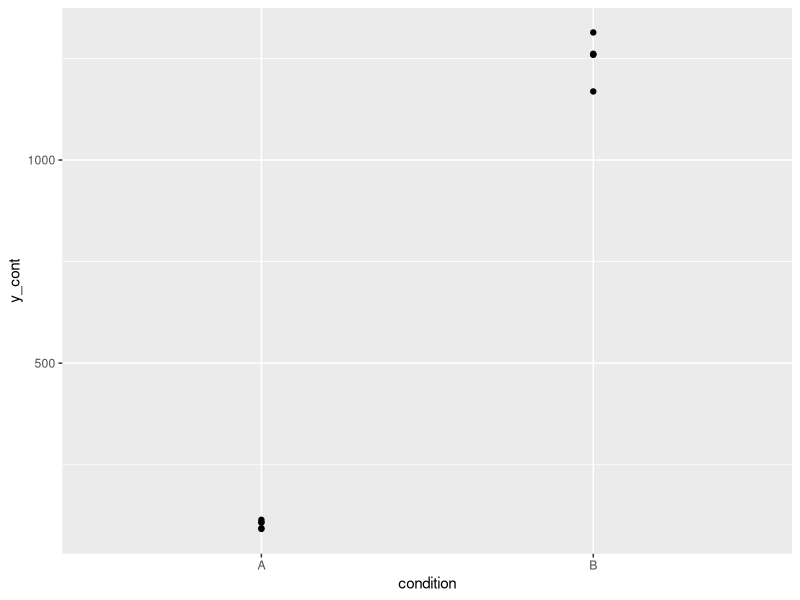
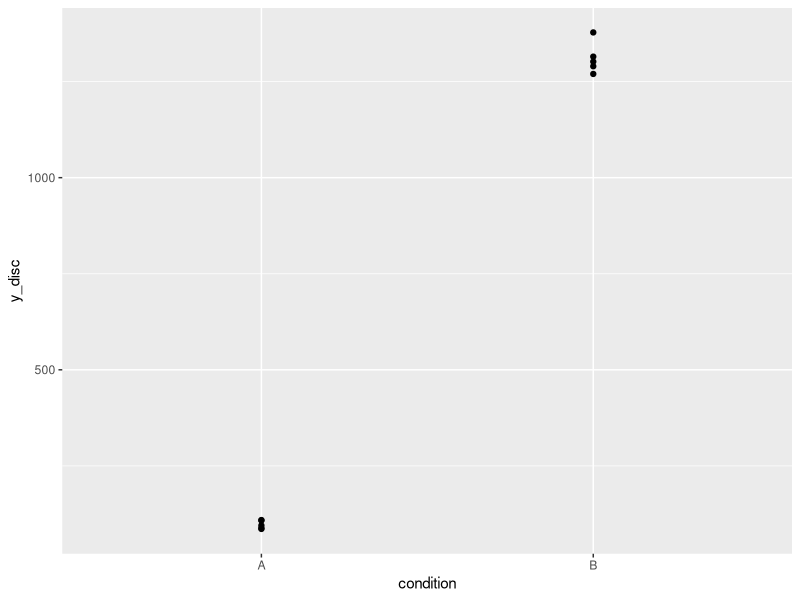

Source code (R) for these figures, in order:
## ---- chunk 1
library(MASS)
library(gmodels)
library(ggplot2)
## ---- chunk 2
condition <-  factor(c(rep('A',5),rep('B',5)))
y_cont <- c(rnorm(5,100,10),rnorm(5,1300,50))
y_disc <- c(rpois(5,100),rpois(5,1300))

df1 <- data.frame(condition,y_cont,y_disc)
print(df1)
## ---- chunk 3
ggplot(df1, aes(x=condition, y=y_cont)) + 
  geom_point()
mod_lm <- lm(log2(y_cont)~condition,data=df1)
summary(mod_lm)
2^coefficients(mod_lm)[2]
## ---- chunk 4
ggplot(df1, aes(x=condition, y=y_disc)) + 
  geom_point()
mod_bn <- glm(y_disc~condition,family=negative.binomial(1),data=df1)
summary(mod_bn)
exp(coefficients(mod_bn)[2])
